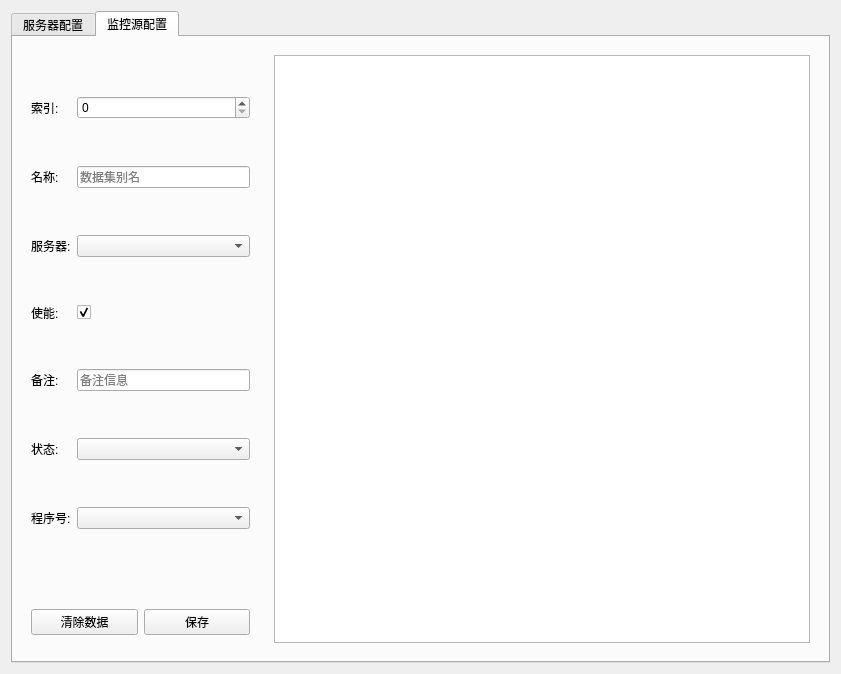
<?xml version="1.0" encoding="UTF-8"?>
<ui version="4.0">
 <class>ConfigDialog</class>
 <widget class="QDialog" name="ConfigDialog">
  <property name="geometry">
   <rect>
    <x>0</x>
    <y>0</y>
    <width>841</width>
    <height>674</height>
   </rect>
  </property>
  <property name="windowTitle">
   <string>丰光生产监控配置界面</string>
  </property>
  <layout class="QGridLayout" name="gridLayout">
   <item row="0" column="0">
    <widget class="QTabWidget" name="tabWidget">
     <property name="currentIndex">
      <number>1</number>
     </property>
     <property name="tabBarAutoHide">
      <bool>true</bool>
     </property>
     <widget class="QWidget" name="Tab1">
      <attribute name="title">
       <string>服务器配置</string>
      </attribute>
      <layout class="QGridLayout" name="gridLayout_5" rowstretch="9,1" columnstretch="3,7">
       <item row="0" column="0">
        <widget class="QWidget" name="widget_7" native="true">
         <layout class="QGridLayout" name="gridLayout_4">
          <item row="0" column="0">
           <widget class="QLabel" name="Label">
            <property name="text">
             <string>索引:</string>
            </property>
           </widget>
          </item>
          <item row="0" column="1">
           <widget class="QSpinBox" name="index1">
            <property name="minimum">
             <number>0</number>
            </property>
           </widget>
          </item>
          <item row="1" column="0">
           <widget class="QLabel" name="Label_2">
            <property name="text">
             <string>名称:</string>
            </property>
           </widget>
          </item>
          <item row="1" column="1">
           <widget class="QLineEdit" name="name1"/>
          </item>
          <item row="2" column="0">
           <widget class="QLabel" name="Label_3">
            <property name="text">
             <string>使能:</string>
            </property>
           </widget>
          </item>
          <item row="2" column="1">
           <widget class="QCheckBox" name="enable1">
            <property name="checked">
             <bool>true</bool>
            </property>
           </widget>
          </item>
          <item row="3" column="0">
           <widget class="QLabel" name="Label_4">
            <property name="text">
             <string>备注:</string>
            </property>
           </widget>
          </item>
          <item row="3" column="1">
           <widget class="QLineEdit" name="desc1"/>
          </item>
          <item row="4" column="0">
           <widget class="QLabel" name="Label_5">
            <property name="text">
             <string>用户名:</string>
            </property>
           </widget>
          </item>
          <item row="4" column="1">
           <widget class="QLineEdit" name="username"/>
          </item>
          <item row="5" column="0">
           <widget class="QLabel" name="Label_6">
            <property name="text">
             <string>密码:</string>
            </property>
           </widget>
          </item>
          <item row="5" column="1">
           <widget class="QLineEdit" name="password"/>
          </item>
          <item row="6" column="0">
           <widget class="QLabel" name="Label_7">
            <property name="text">
             <string>地址:</string>
            </property>
           </widget>
          </item>
          <item row="6" column="1">
           <widget class="QLineEdit" name="address"/>
          </item>
         </layout>
        </widget>
       </item>
       <item row="1" column="0">
        <widget class="QWidget" name="widget" native="true">
         <layout class="QHBoxLayout" name="horizontalLayout">
          <item>
           <widget class="QPushButton" name="connectTest">
            <property name="text">
             <string>连接测试</string>
            </property>
           </widget>
          </item>
          <item>
           <widget class="QPushButton" name="clearServer">
            <property name="text">
             <string>清除数据</string>
            </property>
           </widget>
          </item>
          <item>
           <widget class="QPushButton" name="saveServer">
            <property name="text">
             <string>保存</string>
            </property>
           </widget>
          </item>
         </layout>
        </widget>
       </item>
       <item row="0" column="1" rowspan="2">
        <widget class="QWidget" name="widget_2" native="true">
         <layout class="QGridLayout" name="gridLayout_3">
          <item row="0" column="0">
           <widget class="QTableView" name="tableView1">
            <property name="enabled">
             <bool>true</bool>
            </property>
            <property name="lineWidth">
             <number>0</number>
            </property>
            <property name="editTriggers">
             <set>QAbstractItemView::NoEditTriggers</set>
            </property>
           </widget>
          </item>
         </layout>
        </widget>
       </item>
      </layout>
     </widget>
     <widget class="QWidget" name="Tab2">
      <attribute name="title">
       <string>监控源配置</string>
      </attribute>
      <layout class="QGridLayout" name="gridLayout_7" rowstretch="9,1" columnstretch="3,7">
       <item row="0" column="1" rowspan="2">
        <widget class="QWidget" name="widget_5" native="true">
         <layout class="QGridLayout" name="gridLayout_6">
          <item row="0" column="0">
           <widget class="QTableView" name="tableView2">
            <property name="lineWidth">
             <number>0</number>
            </property>
            <property name="editTriggers">
             <set>QAbstractItemView::NoEditTriggers</set>
            </property>
           </widget>
          </item>
         </layout>
        </widget>
       </item>
       <item row="1" column="0">
        <widget class="QWidget" name="widget_4" native="true">
         <layout class="QHBoxLayout" name="horizontalLayout_2">
          <item>
           <widget class="QPushButton" name="clearReport">
            <property name="text">
             <string>清除数据</string>
            </property>
           </widget>
          </item>
          <item>
           <widget class="QPushButton" name="saveReport">
            <property name="text">
             <string>保存</string>
            </property>
           </widget>
          </item>
         </layout>
        </widget>
       </item>
       <item row="0" column="0">
        <widget class="QWidget" name="widget_6" native="true">
         <layout class="QGridLayout" name="gridLayout_2">
          <item row="0" column="0">
           <widget class="QLabel" name="Label_15">
            <property name="text">
             <string>索引:</string>
            </property>
           </widget>
          </item>
          <item row="0" column="1">
           <widget class="QSpinBox" name="index2">
            <property name="minimum">
             <number>0</number>
            </property>
           </widget>
          </item>
          <item row="1" column="0">
           <widget class="QLabel" name="Label_16">
            <property name="text">
             <string>名称:</string>
            </property>
           </widget>
          </item>
          <item row="1" column="1">
           <widget class="QLineEdit" name="name2">
            <property name="placeholderText">
             <string>数据集别名</string>
            </property>
           </widget>
          </item>
          <item row="2" column="0">
           <widget class="QLabel" name="label_3">
            <property name="text">
             <string>服务器:</string>
            </property>
           </widget>
          </item>
          <item row="2" column="1">
           <widget class="QComboBox" name="server">
            <property name="whatsThis">
             <string>当前数据集的数据源</string>
            </property>
           </widget>
          </item>
          <item row="3" column="0">
           <widget class="QLabel" name="Label_17">
            <property name="text">
             <string>使能:</string>
            </property>
           </widget>
          </item>
          <item row="3" column="1">
           <widget class="QCheckBox" name="enable2">
            <property name="checked">
             <bool>true</bool>
            </property>
           </widget>
          </item>
          <item row="4" column="0">
           <widget class="QLabel" name="Label_18">
            <property name="text">
             <string>备注:</string>
            </property>
           </widget>
          </item>
          <item row="4" column="1">
           <widget class="QLineEdit" name="desc2">
            <property name="placeholderText">
             <string>备注信息</string>
            </property>
           </widget>
          </item>
          <item row="5" column="0">
           <widget class="QLabel" name="label_4">
            <property name="text">
             <string>状态:</string>
            </property>
           </widget>
          </item>
          <item row="5" column="1">
           <widget class="QComboBox" name="state"/>
          </item>
          <item row="6" column="0">
           <widget class="QLabel" name="label_5">
            <property name="text">
             <string>程序号:</string>
            </property>
           </widget>
          </item>
          <item row="6" column="1">
           <widget class="QComboBox" name="program"/>
          </item>
         </layout>
        </widget>
       </item>
      </layout>
     </widget>
    </widget>
   </item>
  </layout>
 </widget>
 <resources/>
 <connections/>
</ui>
